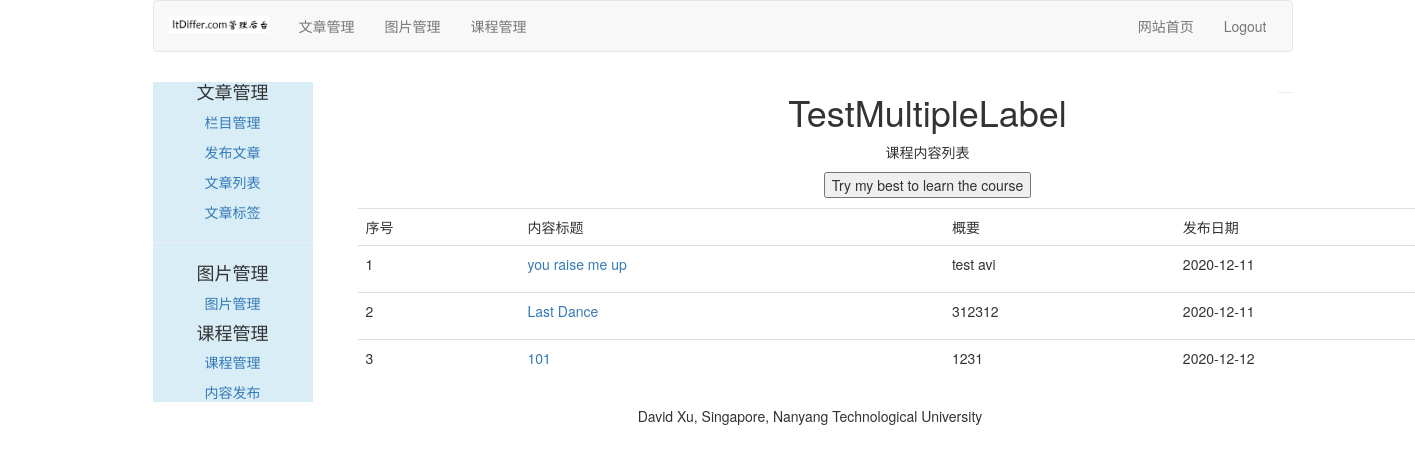
Page /course/lessons-list/3/ on the committed database.
### course/models.py (models this page shows, shortened)
class Course(models.Model):
    user = models.ForeignKey(User, on_delete=models.CASCADE, related_name="courses_user")
    title = models.CharField(max_length=200)
    slug = models.SlugField(max_length=200, unique=True)
    overview = models.TextField()
    created = models.DateTimeField(auto_now_add=True)
    student = models.ManyToManyField(User, related_name="courses_joined", blank=True)
    class Meta:
        ordering = ('-created',)

class Lesson(models.Model):
    user = models.ForeignKey(User, on_delete=models.CASCADE, related_name="lesson_user")
    course = models.ForeignKey(Course, on_delete=models.CASCADE, related_name="lesson")
    title = models.CharField(max_length=200)
    video = models.FileField(upload_to=user_directory_path)
    description = models.TextField(blank=True)
    attach = models.FileField(blank=True, upload_to=user_directory_path)
    created = models.DateTimeField(auto_now_add=True)
    order = OrderField(blank=True, for_fields=['course'])
    class Meta:
        ordering = ['order', ]

### course/views.py (the view, shortened to what this page needs)
# urls.py: path('lessons-list/<int:course_id>/', StudentListLessonView.as_view(), name="lessons_list"),
class StudentListLessonView(ListLessonsView):
    template_name = "course/slist_lessons.html"

### course/views.py (called while the page is built)
    def get(self, request, course_id):
        course = get_object_or_404(Course, id=course_id)
        return self.render_to_response({"course": course})

### templates/course/slist_lessons.html (shortened to what this page needs)
{% extends "article/base.html" %}
{% load staticfiles %}
{% block content %}
    <div class="container">
        <div class="text-center">
            <h1>{{ course.title }}</h1>
            <p>课程内容列表</p>
            <form action="." method="post" class="form-horizontal">
                <input type="button" onclick="start_learn({{ course.id }})" value="Try my best to learn the course">
            </form>
        </div>
        <table class="table table-hover" style="margin-top: 10px;">
            <tr>
                <td>序号</td>
                <td>内容标题</td>
                <td>概要</td>
                <td>发布日期</td>
            </tr>
            {% for lesson in course.lesson.all %}
                <tr id="{{ forloop.counter }}">
                    <td>{{ forloop.counter }}</td>
                    <td><a href="{% url 'course:detail_lesson' lesson.id %}">{{ lesson.title }}</a></td>
                    <td>{{ lesson.description|slice:'70'|linebreaks }}</td>
                    <td>{{ lesson.created|date:"Y-m-d" }}</td>
                </tr>
            {% empty %}
                <p>还没有发布具体内容，请等待。</p>
            {% endfor %}
        </table>
    </div>
{% endblock %}

### rows in the picture
Course: title "TestMultipleLabel"
Lesson: title "you raise me up", description "test avi", created "2020-12-11"
Lesson: title "Last Dance", description "312312", created "2020-12-11"
Lesson: title "101", description "1231", created "2020-12-12"
